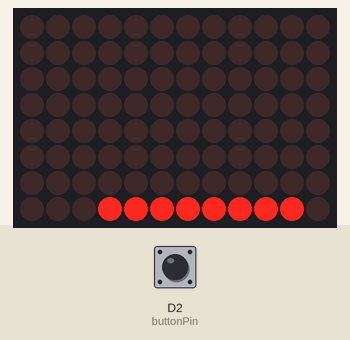
Recording of a sketch running on a simulated Arduino Uno R4 WiFi. Shown: 12×8 LED matrix. Inputs (shaded band) come from the test bench; at power-on: D2 (buttonPin) HIGH.

Above: at 1.2 s.
1.3 s: D2 (buttonPin) pulled LOW for 1 s
At 1.39 s:
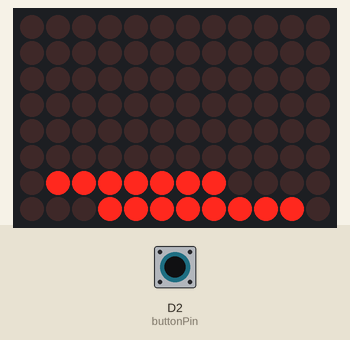
2.9 s: D2 (buttonPin) pulled LOW for 0.15 s
At 3.02 s:
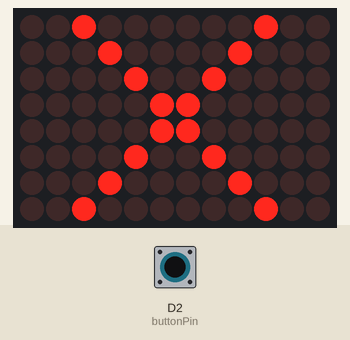
3.6 s: D2 (buttonPin) pulled LOW for 3.2 s
At 3.71 s:
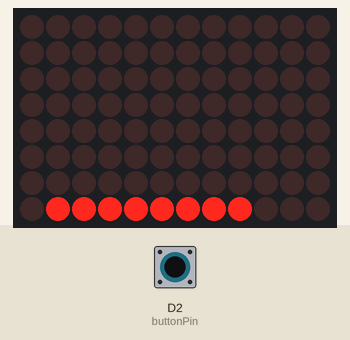
7.4 s: D2 (buttonPin) pulled LOW for 0.15 s
At 7.52 s:
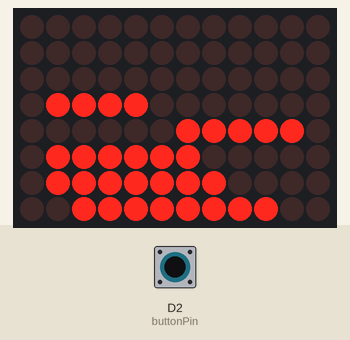
8.1 s: D2 (buttonPin) pulled LOW for 0.15 s
At 8.21 s:
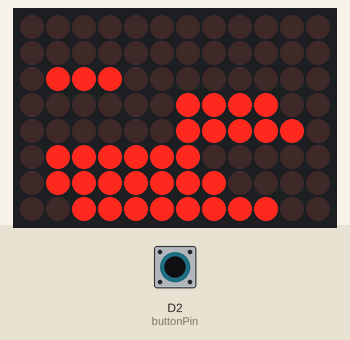
8.8 s: D2 (buttonPin) pulled LOW for 1 s
At 9.62 s:
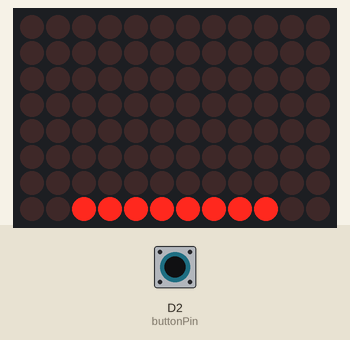

The sketch:

stacker_jaya12a.ino
```cpp
#include "Arduino_LED_Matrix.h"

ArduinoLEDMatrix matrix;

const int buttonPin = 2;
int blockWidth = 8;
int currentY = 7;
int blockX = 0;
int direction = 1;
unsigned long lastMoveTime = 0;
int gameSpeed = 220;

// Pengunci double click berbasis waktu (Debounce)
unsigned long lastButtonTime = 0;
const unsigned long debounceDelay = 250; // Jeda aman antar klik (250 milidetik)

// PERBAIKAN: Ditambahkan [8] agar dikenali sebagai array 8 slot
uint8_t savedLeft[8] = {0};
uint8_t savedRight[8] = {0};

bool gameOver = false;
bool gameWon = false;

// PERBAIKAN: Ditambahkan [8][12] agar menjadi array 2D matrix layar yang benar
uint8_t frame[8][12] = {0};

void setup() {
  pinMode(buttonPin, INPUT_PULLUP);
  matrix.begin();
}

void loop() {
  // 1. Logika Cek Status Akhir Game
  if (gameOver || gameWon) {
    renderStatusScreen();
    if (digitalRead(buttonPin) == LOW) {
      if (millis() - lastButtonTime > debounceDelay) {
        lastButtonTime = millis();
        blockWidth = 8; currentY = 7; blockX = 0; direction = 1; gameSpeed = 220;
        gameOver = false; gameWon = false;
      }
    }
    return;
  }

  // 2. Logika Pergerakan Otomatis (Frame Rate Controller)
  if (millis() - lastMoveTime > (unsigned long)gameSpeed) {
    lastMoveTime = millis();
    blockX += direction;
    if (blockX <= 0 || blockX + blockWidth >= 12) direction *= -1;
    renderGame();
  }

  // 3. Logika Eksekusi Tombol dengan Sistem Waktu Pengunci (Anti Double Click)
  if (digitalRead(buttonPin) == LOW) {
    if (millis() - lastButtonTime > debounceDelay) {
      lastButtonTime = millis(); // Kunci waktu penekanan saat ini

      int currentLeft = blockX;
      int currentRight = blockX + blockWidth - 1;

      if (currentY < 7) {
        if (currentRight < savedLeft[currentY + 1] || currentLeft > savedRight[currentY + 1]) {
          gameOver = true;
          return;
        }
      }

      savedLeft[currentY] = currentLeft;
      savedRight[currentY] = currentRight;

      currentY--;
      blockWidth--;

      // Rumus kelajuan yang stabil dan enteng
      gameSpeed = 220 - ((7 - currentY) * 25);
      if (gameSpeed < 45) gameSpeed = 45;

      blockX = 0;
      direction = 1;

      if (currentY < 0) gameWon = true;
    }
  }
}

// --- FUNGSI GRAFIS EFISIEN ---

void renderGame() {
  for (int y = 0; y < 8; y++) {
    for (int x = 0; x < 12; x++) {
      if (y > currentY) {
        frame[y][x] = (x >= savedLeft[y] && x <= savedRight[y]) ? 1 : 0;
      } else if (y == currentY) {
        frame[y][x] = (x >= blockX && x < blockX + blockWidth) ? 1 : 0;
      } else {
        frame[y][x] = 0;
      }
    }
  }
  matrix.renderBitmap(frame, 8, 12);
}

void renderStatusScreen() {
  static unsigned long lastFlash = 0;
  static bool flashState = false;

  if (millis() - lastFlash > 250) {
    lastFlash = millis();
    flashState = !flashState;

    for (int y = 0; y < 8; y++) {
      for (int x = 0; x < 12; x++) {
        if (gameOver) {
          frame[y][x] = (flashState && (x == y + 2 || x == 9 - y)) ? 1 : 0;
        } else if (gameWon) {
          frame[y][x] = flashState ? 1 : 0;
        }
      }
    }
    matrix.renderBitmap(frame, 8, 12);
  }
}
```

Measured:
- after the input at 1.3 s, the display: changes at once (image 1)
- after the input at 2.9 s, the display: changes at once (image 2)
- after the input at 3.6 s, the display: changes at once (image 3)
- after the input at 7.4 s, the display: changes after 0.07 s (image 4)
- after the input at 8.1 s, the display: changes after 0.07 s (image 5)
- after the input at 8.8 s, the display: first changes at once (image 6 shows a later state)
